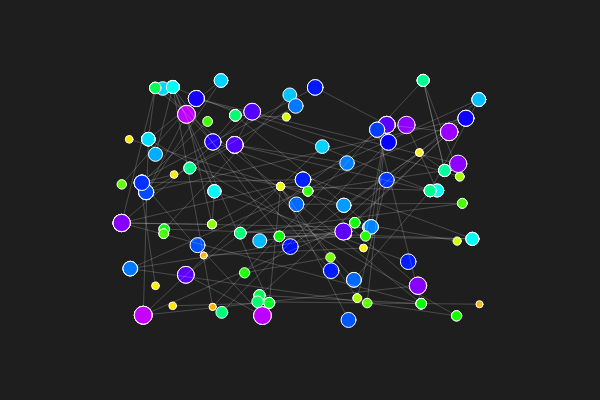
Frame 1 (no input)
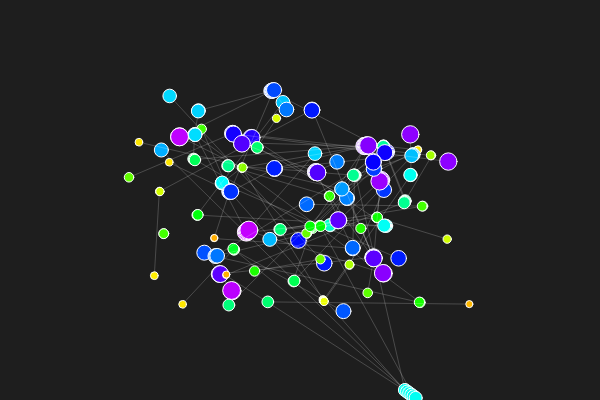
Frame 60 (no input)
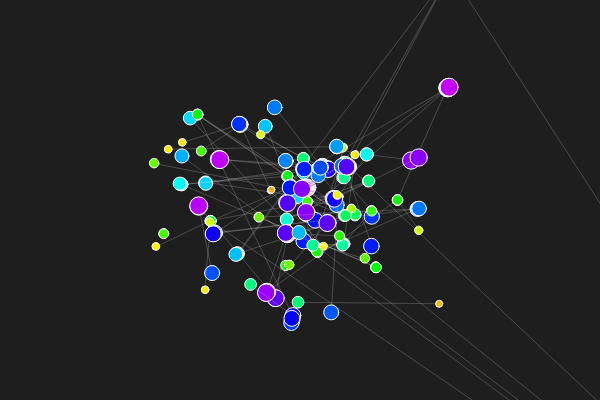
Frame 120 (the mouse pressed at the canvas centre since frame 60)

The p5.js sketch that drew these frames (run headless with seeded random() and noise() and a simulated clock; from frame 60 on, the mouse is pressed at the canvas centre):

// p5.js sketch
// ── sketch.js

var attractor;
var particle;
var particles = [];
var numParticles = 100;
var numAttractors = 1;
var attractors = [];


var gravity = 5;

var conns = [];
var particleGrps =[];

///add mouse click functionality

function setup() {
    createCanvas(600, 400) ;
    
    for (var i=0; i<numParticles;i++){
        particles.push(new Particle(random(width*.2, width*.8), random(.2*height, .8*height), random(7,18)));
    }

    //create groups of connections

    var numConnections = numParticles;
    for (let i=0; i<numConnections; i++){
        let node1 = floor(random(numParticles-1));
        let node2 = floor(random(numParticles-1));
        let strength = random(1, 5);
        
        conns.push({
            node1: node1,
            node2: node2,
            strength: strength
        })
    }

    particles.forEach(function(d,i){
       var maxNodes = 10;
       numNodes = random(2, maxNodes) 
    })
    background(50);
    
}

//mouseclick add force

function mouseClicked(e){
    //add invisible node where mouse was clicked
    console.log(e.x, e.y)
    particles.push(new Particle(e.x, e.y, 0))


    for (i=0; i<particles.length-1; i++){
        conns.push({
            node1: i,
            node2: particles.length-1,
            strength: 1
        })
    }
  

    console.log(conns)
}


function createConnections(){

    conns.forEach(function(d){
        node1 = particles[d.node1];
        node2 = particles[d.node2];

        strokeWeight(1)
        stroke(255, 50)
  
        line(node1.pos.x, node1.pos.y, node2.pos.x, node2.pos.y)

        node1.attract(node2.pos)
        node1.update();
        node1.show()

        if (d.node2 < numParticles-1){
            node2.attract(node1.pos)
            node2.update();
            node2.show()
        
        }

    })

}

//force strength multiplier


//apply connection forces
//apply repulsive forces
//node conn. node index, connection strength

function draw() {
 
    background(30);
    stroke (255, 39)
    strokeWeight(1)
    createConnections();
 
}

function Particle(x,y, size){
    this.pos = createVector(x,y);
    //this.vel = p5.Vector.random2D()
    this.vel = createVector()
    this.acc = createVector();
    //this.acc.limit(0.5)
    this.size = size;

    this.update = function(){
               
        this.vel.add(this.acc);
        this.vel.limit(3)
        this.pos.add(this.vel);
        this.acc.limit(1)
        this.acc.mult(0); //clear out after iterating thru all attractors
    }

    this.show = function(){
        push ()
        strokeWeight(this.size);

        var hueRangeMin = 40;
        var hueRangeMax = 310;
        colorMode(HSB)
        var currHue =  map(this.size, 7, 19, hueRangeMin, hueRangeMax);
        var currColor = color(currHue, 100, 100, 50);
        currColor.setAlpha(50)
        strokeWeight(1)
        stroke(255);
        fill (currColor)
        circle(this.pos.x, this.pos.y, this.size)
        pop ()
    }

    this.attract = function(target){
      

        var forceDir = p5.Vector.sub(target, this.pos);
        //vector needs to get shorter and shorter w/ grav force F=g/d^2
        var d = forceDir.mag();
        var forceMult = 1;
        d = constrain(d, 1, 30);
        if (d < 5){
            forceMult = -.5;
        }
        var forceStrength = gravity / (d * d);
        forceDir.setMag(forceStrength);
        forceDir.mult(forceMult);

 
        this.acc.add(forceDir);
       
    
    }
}








    // for (var i=0; i<attractors.length; i++){
    //     push ()
    //     fill ('red')
    //     stroke ('red')
    //     point(attractors[i].x, attractors[i].y);
    //     pop ()
    // }
   
    // for (i=0; i<particles.length; i++){
    //     for (var j=0; j<attractors.length; j++){
    //         particles[i].attract(attractors[j]);
    //     }
    //     particles[i].update();
    //     particles[i].show();
    // }
